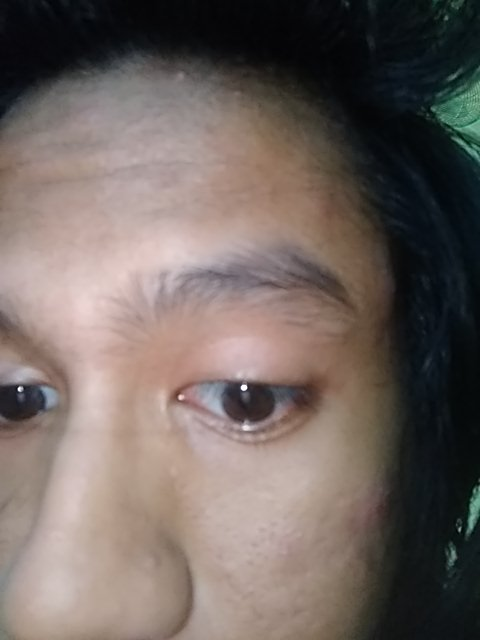
#> input picture test/testfix_4.jpeg, 480 x 640 px
$ jupyter execute crop_input.ipynb
#> lines starting #> are read from the running program, lines starting #| are printed output that depends on the picture; after the words box and inside, x2 and y2 are one past the last pixel; in counts of white or black regions, pixels touching at a corner belong together; long printed decimals are rounded
[cell 1]
import cv2
import numpy as np
import matplotlib.pyplot as plt
import math
import sys

image_path = "./test/testfix_4.jpeg"

img = cv2.imread(image_path)
#> img is the input picture: shape (640, 480, 3); mean B, G, R 96.3, 101.3, 112.6

plt.imshow(img)
plt.show()

[cell 2]
def brightness_settings(img, brightness=255) :
    if brightness != 0 :
        if brightness > 0 :
            shadow = brightness
            highlight = 255
        else:
            shadow = 0
            highlight = 255 + brightness
        alpha_b = (highlight - shadow) / 255
        gamma_b = shadow
        buf = cv2.addWeighted(img, alpha_b, img, 0, gamma_b)
    else :
        buf = img.copy()

    return buf

def contrast_settings(img, contrast=127):
    if contrast != 0 :
        f = float(131 * (contrast + 127)) / (127 * (131 - contrast))
        alpha_c = f
        gamma_c = 127 * (1 - f)
        buf = cv2.addWeighted(img, alpha_c, img, 0, gamma_c)
    else :
        buf = img.copy()

    return buf

[cell 3]
img_test = img.copy();

#cv2.circle(img_test, (int(img.shape[1]/2), int(img.shape[0]/2)), 10, (255, 0, 255), 3)
#cv2.circle(img_test, (int(img.shape[1]/2), int(img.shape[0]/1.6)), 50, (255, 0, 255), 3)


y1 = int(img.shape[0]/1.6) - 40
#> y1 = 360
y2 = int(img.shape[0]/1.6) + 25
#> y2 = 425

x1 = int(img.shape[1]/2) - 40
#> x1 = 200
x2 = int(img.shape[1]/2) + 35
#> x2 = 275

cv2.rectangle(img_test, pt1=(x1,y1), pt2=(x2,y2), color=(255, 0, 255), thickness=3)
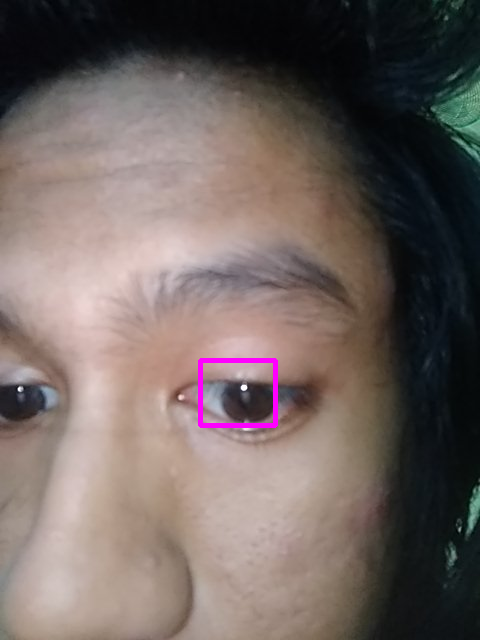
#> img_test: shape (640, 480, 3); 0.45% of pixels changed, all inside (x1, y1, x2, y2) = (198, 358, 278, 428)
plt.imshow(img_test)
plt.show()

print("y:" + str(int(img.shape[0]/1.6)))
#| y:400
print("y1:" + str(y1))
#| y1:360
print("y2:" + str(y2))
#| y2:425

print("x:" + str(int(img.shape[1]/2)))
#| x:240
print("x1:" + str(x1))
#| x1:200
print("x2:" + str(x2))
#| x2:275

cropped_img = img[y1:y2, x1:x2]
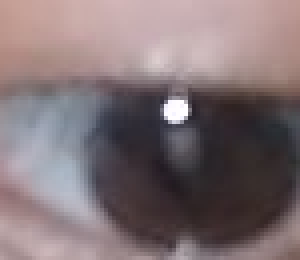
#> cropped_img: shape (65, 75, 3) (shown 4 times larger); mean B, G, R 116.5, 113.3, 128.2
plt.imshow(cropped_img)
plt.show()

img_phone = cv2.resize(cropped_img, (491, 491), interpolation = cv2.INTER_AREA)
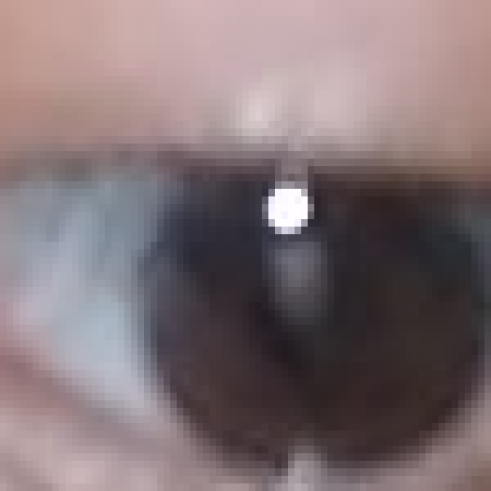
#> img_phone: shape (491, 491, 3); mean B, G, R 116.5, 113.3, 128.2
img_phone = cv2.blur(img_phone, (40, 40))

plt.imshow(img_phone)
plt.show()

[cell 4]
img_r, img_g, img_b, _ = cv2.mean(img_phone)
#> img_r = 116.5; img_g = 113.3; img_b = 128.3
img_bright = (img_r + img_b + img_g) / 3
#> img_bright = 119.4
print(img_bright)
#| 119.391

canny_1 = 50
canny_2 = 60

if img_bright > 60 :
    print("light")
else :
    print("dark")
    img_phone = brightness_settings(img_phone, 50)
    canny_1 = 20
    canny_2 = 20

original_img = img_phone.copy()
img_phone = contrast_settings(img_phone, 90)
#original_img = img_phone.copy()

[cell 5]
plt.imshow(img_phone)
plt.show()

plt.imshow(img_phone)
plt.show()

[cell 6]
#Hough Transform to detect the iris
input_img = img_phone.copy()
real_img = input_img.copy()
#level = calculateBrightness(input_img)

preprocessing = cv2.cvtColor(real_img, cv2.COLOR_BGR2GRAY)
preprocessing = cv2.medianBlur(preprocessing, 7)
ret, line = cv2.threshold(preprocessing, 0, 255, cv2.THRESH_BINARY+cv2.THRESH_OTSU)
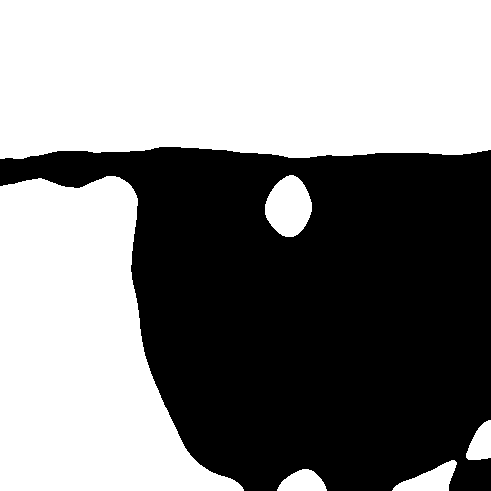
#> line: shape (491, 491); 53% white; 1 black region, box (x1, y1, x2, y2) and area: (0, 147, 491, 491) 113277
#> ret = 123
#preprocessing = cv2.Canny(preprocessing, 20, 30, apertureSize=3)
preprocessing = cv2.Canny(preprocessing, canny_1, canny_2, apertureSize=3)
#> preprocessing: shape (491, 491); 1.7% white in thin lines or dots, all inside (x1, y1, x2, y2) = (12, 133, 491, 491)

#preprocessing = cv2.Canny(line,0,0)

plt.imshow(preprocessing)
plt.show()

rows = preprocessing.shape[0]
#> rows = 491
circles = cv2.HoughCircles(preprocessing, cv2.HOUGH_GRADIENT, 1, rows / 4, param1=ret, param2=10, minRadius=int(real_img.shape[0]/2), maxRadius=real_img.shape[0] - 150)
#> circles = [[371.5, 479.5, 333.8], [408.5, 296.5, 269.6], [303.5, 211.5, 276.1], [257.5, 433.5, 290.4], [487.5, 392.5, 251.4], [410.5, 146.5, 331.6], [10.5, 490.5, 260.5]]

img_center = (int(real_img.shape[0]/2),int(real_img.shape[1] /2))
#> img_center = (245, 245)
img_radius = int(real_img.shape[0])
#> img_radius = 491

x = []
test = preprocessing.copy()
if circles is not None :
    circles = np.uint16(np.around(circles))
#> circles = [[372, 480, 334], [408, 296, 270], [304, 212, 276], [258, 434, 290], [488, 392, 251], [410, 146, 332], [10, 490, 260]]
    begin = True
    for i in circles[0, :]:
        center = (i[0], i[1])
        radius = i[2]

        distance_center = int(math.sqrt((i[0] + img_radius/2)**2 + (i[1] + img_radius/2)**2))
        #print(distance_center)

        cv2.circle(test, center, 10, (255, 0, 255), 3)
        #cv2.circle(test, center, radius, (255, 0, 255), 3)
        x.append(center)
#> this loop made 7 passes
#> (center, radius, distance_center) on passes 1 to 7: ((372, 480), 334, 952), ((408, 296), 270, 848), ((304, 212), 276, 715), ((258, 434), 290, 845), ((488, 392), 251, 971), ((410, 146), 332, 763), ((10, 490), 260, 778)
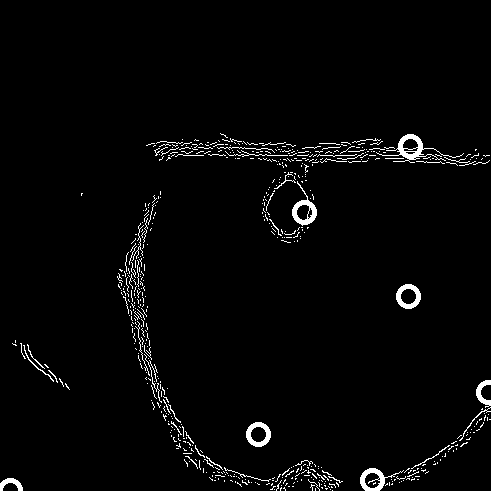
#> test: shape (491, 491); 2.5% white; 583 white regions (533 under 20 px), largest, box (x1, y1, x2, y2) and area: (376, 134, 464, 163) 485, (292, 181, 317, 226) 358, (360, 468, 404, 491) 335
#> after the loop, x = [(372, 480), (408, 296), (304, 212), (258, 434), (488, 392), (410, 146), (10, 490)]

plt.imshow(test)
plt.show()

[cell 7]
#from sklearn.neighbors.nearest_centroid import NearestCentroid
from sklearn.cluster import KMeans
from scipy import stats

if len(circles) < 1 :
    pass

print(radius)
#| 260
print(len(x))
#| 7
print(x)
#| [(372, 480), (408, 296), (304, 212), (258, 434), (488, 392), (410, 146), (10, 490)]

test_img = preprocessing.copy()

for a in x :
    cv2.circle(test_img, (a[0], a[1]), 20, (255, 255, 0), 3)
#> this loop made 7 passes
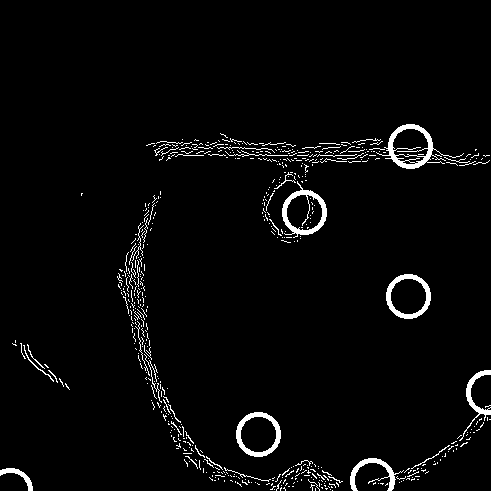
#> test_img: shape (491, 491); 3.1% white; 573 white regions (525 under 20 px), largest, box (x1, y1, x2, y2) and area: (376, 124, 464, 169) 837, (282, 181, 327, 238) 690, (386, 274, 431, 319) 614

z = np.abs(stats.zscore(x))
#> z = [[0.349, 1.04], [0.597, 0.433], [0.12, 1.11], [0.438, 0.673], [1.15, 0.337], [0.611, 1.64], [2.15, 1.12]]
x_o = np.array(x)[(z < 1.3).all(axis=1)]
#> x_o = [[372, 480], [408, 296], [304, 212], [258, 434], [488, 392]]
print(len(x_o))
#| 5
print(x_o)
#| [[372 480]
#|  [408 296]
#|  [304 212]
#|  [258 434]
#|  [488 392]]


if(len(x_o) == 0) :
    x_o = x

for a in x_o :
    cv2.circle(preprocessing, (a[0], a[1]), 10, (255, 255, 0), 3)
#> this loop made 5 passes
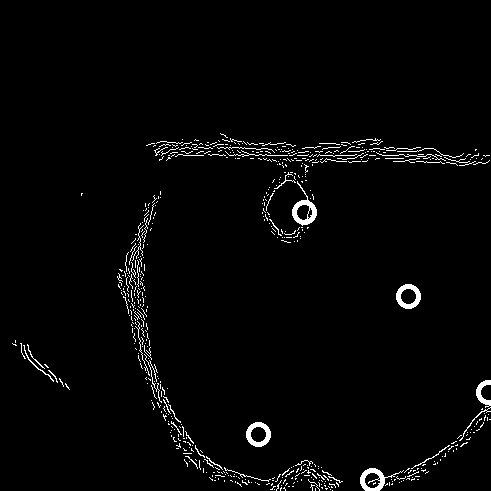
#> preprocessing: shape (491, 491); 2.3% white in thin lines or dots, all inside (x1, y1, x2, y2) = (12, 133, 491, 491)

print(real_img.shape[0]/2)
#| 245.5

clf = KMeans(n_clusters=1, random_state=0).fit(x_o)
cluster_center = (int(clf.cluster_centers_[0][0]) ,int(clf.cluster_centers_[0][1]))
#> cluster_center = (366, 362)

cv2.circle(real_img, cluster_center, 10, (0, 255, 255), 3)

radius = int(real_img.shape[0]/ 2)
#> radius = 245
#radius = int(real_img.shape[0]/ 2 * 7 / 10)
radius = radius

#cv2.circle(preprocessing, cluster_center, int(radius * 0.9), (255, 0, 255), 3)
cv2.circle(real_img, cluster_center, int(radius * 0.4), (255, 0, 255), 3)

#cv2.circle(preprocessing, cluster_center, int(radius * 0.8), (255, 0, 255), 3)
cv2.circle(real_img, cluster_center, int(radius * 0.4 * 0.8), (255, 0, 255), 3)


plt.imshow(preprocessing)
plt.show()

plt.imshow(real_img)
plt.show()

[cell 8]
def rubberSheetModel(image, height, width, r_in, r_out, center):
    thetas = np.arange(0, 2 * np.pi, 2 * np.pi / width)  # Theta values
    #r_out = r_in + r_out
    # Create empty flatten image
    flat = np.zeros((height,width, 3), np.uint8)
    #circle_x = int(image.shape[0] / 2)
    #circle_y = int(image.shape[1] / 2)
    circle_x = int(center[0])
    circle_y = int(center[1])

    for i in range(width):
        for j in range(height):
            theta = thetas[i]  # value of theta coordinate
            r_pro = j / height  # value of r coordinate(normalized)

            # get coordinate of boundaries
            Xi = circle_x + r_in * np.cos(theta)
            Yi = circle_y + r_in * np.sin(theta)

            Xo = circle_x + r_out * np.cos(theta)
            Yo = circle_y + r_out * np.sin(theta)

            # the matched cartesian coordinates for the polar coordinates
            Xc = (1 - r_pro) * Xi + r_pro * Xo
            Yc = (1 - r_pro) * Yi + r_pro * Yo

            #if(Xc > width):
                #Xc = width - 1

            if Xc >= image.shape[0] :
                Xc = image.shape[0] - 1

            #if(Yc > height):
            #    Yc = height - 1

            if Yc >= image.shape[1] :
                Yc = image.shape[1] - 1

            color = image[int(Xc)][int(Yc)]  # color of the pixel

            flat[j][i] = color

    return flat

[cell 9]
r_in = int(radius * 0.4 * 0.8)
#> r_in = 78
r_out = int(radius * 0.4)
#> r_out = 98

h = int(r_out - r_in)
#> h = 20
w = int(r_out * 2 * np.pi)
#> w = 615

rx_1 = int(cluster_center[0] - r_out)
#> rx_1 = 268
rx_2 = int(cluster_center[0] + r_out)
#> rx_2 = 464

ry_1 = int(cluster_center[1] - r_out)
#> ry_1 = 264
ry_2 = int(cluster_center[1] + r_out)
#> ry_2 = 460

cv2.rectangle(real_img, pt1=(rx_1,ry_1), pt2=(rx_2,ry_2), color=(255, 0, 255), thickness=3)
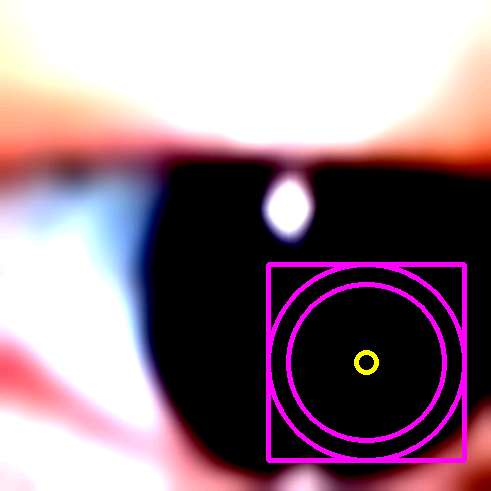
#> real_img: shape (491, 491, 3); mean B, G, R 137.1, 125.5, 150
plt.imshow(real_img)
plt.show()

cropped_img = original_img[ry_1:ry_2, rx_1:rx_2]
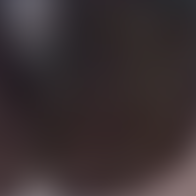
#> cropped_img: shape (196, 196, 3); mean B, G, R 50, 48.1, 58.3
plt.imshow(cropped_img)
plt.show()
cropped_center = [int(cropped_img.shape[0]/2), int(cropped_img.shape[1]/2)]
#> cropped_center = [98, 98]

fin_img = rubberSheetModel(cropped_img, h, w, r_in, r_out, cropped_center)

plt.imshow(fin_img)
plt.show()

#Preprocess Image
fin_img = cv2.cvtColor(fin_img, cv2.COLOR_BGR2GRAY)

otsu_threshold, image_result = cv2.threshold(fin_img, 0, 255, cv2.THRESH_OTSU)
#> otsu_threshold = 54
histr = cv2.calcHist([image_result],[0],None,[256],[0,256])
#> histr = 256 values, max 8617 at index 0, min 0 at index 1, mean 48.05

print(otsu_threshold)
#| 54.0

plt.imshow(image_result)
plt.show()
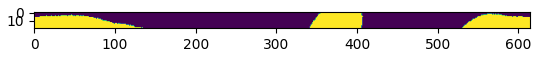
#> figure drawn by matplotlib, 1 panel

$ run again, with test/testfix_1.jpeg copied over test/testfix_4.jpeg
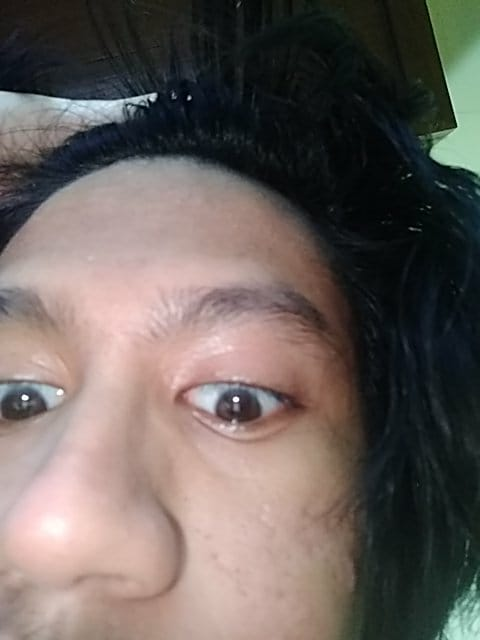
#> input picture test/testfix_1.jpeg, 480 x 640 px
#> img is the input picture: shape (640, 480, 3); mean B, G, R 93, 97.4, 106.6
#> img_test: shape (640, 480, 3); 0.45% of pixels changed, all inside (x1, y1, x2, y2) = (198, 358, 278, 428)
#| y:400
#| y1:360
#| y2:425
#| x:240
#| x1:200
#| x2:275
#> img_r = 130.7; img_g = 129; img_b = 149.9
#> img_bright = 136.5
#| 136.538
#> line: shape (491, 491); 61.5% white; 2 black regions, box (x1, y1, x2, y2) and area: (90, 166, 491, 491) 91960, (176, 163, 222, 189) 867
#> ret = 127
#> `circles = cv2.HoughCircles(preprocessing, cv2.HOUGH_GRADIENT, 1, rows ..`: circles = [[338.5, 421.5, 247.1], [117.5, 439.5, 293.9], [233.5, 490.5, 269.3], [241.5, 196.5, 282], [490.5, 15.5, 246.5], [479.5, 441.5, 265.7], [124.5, 155.5, 327.1], [450.5, 146.5, 246], [11.5, 269.5, 246.3]]
#> `circles = np.uint16(np.around(circles))`: circles = [[338, 422, 247], [118, 440, 294], [234, 490, 269], [242, 196, 282], [490, 16, 246], [480, 442, 266], [124, 156, 327], [450, 146, 246], [12, 270, 246]]
#> the loop `for i in circles[0, :]:` made 9 passes
#> (center, radius, distance_center) on passes 1 to 8: ((338, 422), 247, 886), ((118, 440), 294, 775), ((234, 490), 269, 877), ((242, 196), 282, 657), ((490, 16), 246, 780), ((480, 442), 266, 999), ((124, 156), 327, 545), ((450, 146), 246, 798)
#> after the loop `for i in circles[0, :]:`: x = [(338, 422), (118, 440), (234, 490), (242, 196), (490, 16), (480, 442), (124, 156), (450, 146), (12, 270)]
#| 246
#| 9
#| [(338, 422), (118, 440), (234, 490), (242, 196), (490, 16), (480, 442), (124, 156), (450, 146), (12, 270)]
#> the loop `for a in x :` made 9 passes
#> z = [[0.375, 0.856], [0.966, 0.969], [0.259, 1.28], [0.21, 0.571], [1.3, 1.71], [1.24, 0.982], [0.929, 0.823], [1.06, 0.886], [1.61, 0.104]]
#> x_o = [[338, 422], [118, 440], [234, 490], [242, 196], [480, 442], [124, 156], [450, 146]]
#| 7
#| [[338 422]
#|  [118 440]
#|  [234 490]
#|  [242 196]
#|  [480 442]
#|  [124 156]
#> (further printed lines are left out)
#> the loop `for a in x_o :` made 7 passes
#> after the loop `for a in x_o :`:
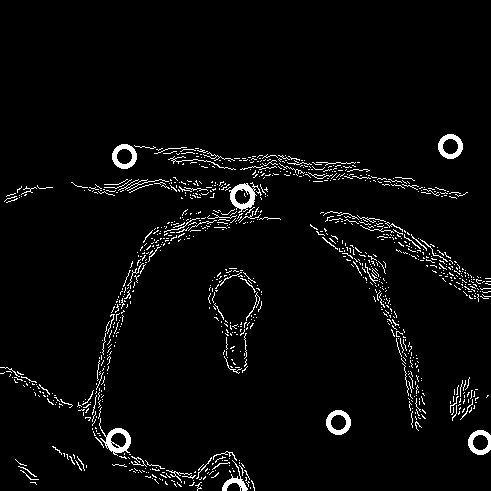
#> preprocessing: shape (491, 491); 3.6% white in thin lines or dots, all inside (x1, y1, x2, y2) = (0, 134, 491, 491)
#| 245.5
#> cluster_center = (283, 327)
#> rx_1 = 185
#> rx_2 = 381
#> ry_1 = 229
#> ry_2 = 425
#> otsu_threshold = 71
#> histr = 256 values, max 7131 at index 255, min 0 at index 1, mean 48.05
#| 71.0
#> `plt.show()`:
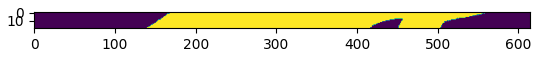
#> figure drawn by matplotlib, 1 panel

$ run again, with test/testfix_2.jpeg copied over test/testfix_4.jpeg
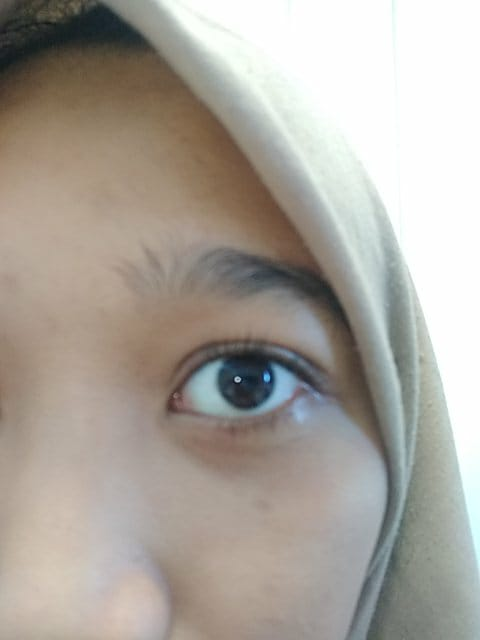
#> input picture test/testfix_2.jpeg, 480 x 640 px
#> img is the input picture: shape (640, 480, 3); mean B, G, R 156.7, 164.8, 170.7
#> img_test: shape (640, 480, 3); 0.45% of pixels changed, all inside (x1, y1, x2, y2) = (198, 358, 278, 428)
#| y:400
#| y1:360
#| y2:425
#| x:240
#| x1:200
#| x2:275
#> img_r = 112.1; img_g = 103.7; img_b = 87.18
#> img_bright = 101
#| 100.972
#> line: shape (491, 491); 35.5% white; 3 white regions, box (x1, y1, x2, y2) and area: (0, 19, 491, 491) 84259, (424, 112, 452, 155) 911, (236, 136, 258, 159) 374
#> ret = 111
#> `circles = cv2.HoughCircles(preprocessing, cv2.HOUGH_GRADIENT, 1, rows ..`: circles = [[357.5, 148.5, 254.9], [232.5, 143.5, 257.2], [176.5, 257.5, 247.8], [441.5, 40.5, 340.4], [98.5, 361.5, 329.4], [109.5, 134.5, 276.4], [430.5, 345.5, 279.6]]
#> `circles = np.uint16(np.around(circles))`: circles = [[358, 148, 255], [232, 144, 257], [176, 258, 248], [442, 40, 340], [98, 362, 329], [110, 134, 276], [430, 346, 280]]
#> the loop `for i in circles[0, :]:` made 7 passes
#> (center, radius, distance_center) on passes 1 to 7: ((358, 148), 255, 720), ((232, 144), 257, 616), ((176, 258), 248, 656), ((442, 40), 340, 744), ((98, 362), 329, 697), ((110, 134), 276, 520), ((430, 346), 280, 897)
#> after the loop `for i in circles[0, :]:`: x = [(358, 148), (232, 144), (176, 258), (442, 40), (98, 362), (110, 134), (430, 346)]
#| 280
#| 7
#| [(358, 148), (232, 144), (176, 258), (442, 40), (98, 362), (110, 134), (430, 346)]
#> the loop `for a in x :` made 7 passes
#> z = [[0.697, 0.509], [0.234, 0.545], [0.648, 0.48], [1.32, 1.48], [1.22, 1.42], [1.14, 0.635], [1.23, 1.27]]
#> x_o = [[358, 148], [232, 144], [176, 258], [110, 134], [430, 346]]
#| 5
#| [[358 148]
#|  [232 144]
#|  [176 258]
#|  [110 134]
#|  [430 346]]
#> the loop `for a in x_o :` made 5 passes
#| 245.5
#> cluster_center = (261, 206)
#> rx_1 = 163
#> rx_2 = 359
#> ry_1 = 108
#> ry_2 = 304
#> otsu_threshold = 55
#> histr = 256 values, max 8235 at index 0, min 0 at index 1, mean 48.05
#| 55.0
#> `plt.show()`:
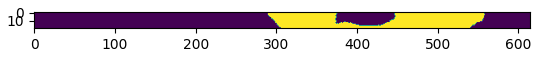
#> figure drawn by matplotlib, 1 panel
